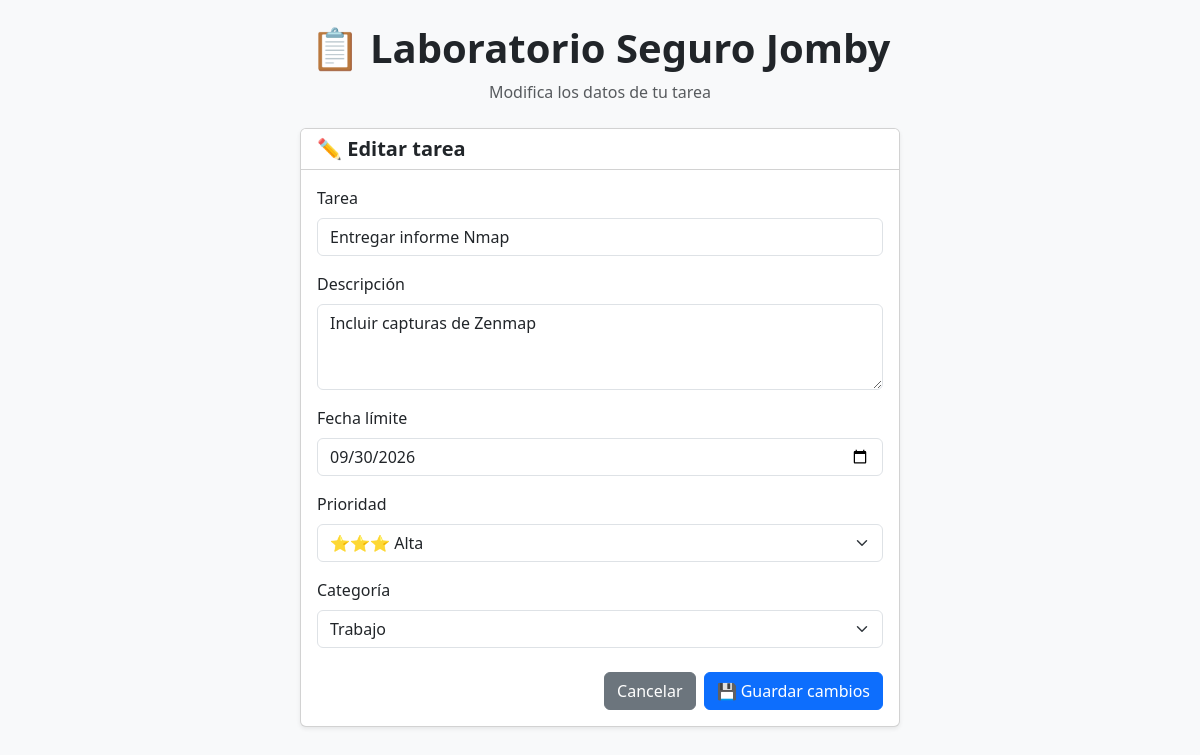
The app's page /editar.php?id=3 with its own data.
### tables this page shows
CREATE TABLE `tareas` (
  `id` int(11) NOT NULL,
  `titulo` varchar(255) NOT NULL,
  `descripcion` text DEFAULT NULL,
  `fecha` date NOT NULL,
  `prioridad` tinyint(4) NOT NULL,
  `categoria` enum('Trabajo','Estudio','Personal') NOT NULL,
  `completada` tinyint(1) NOT NULL DEFAULT 0,
  `fecha_creacion` timestamp NOT NULL DEFAULT current_timestamp()
);

### includes/funciones.php (called while the page is built, shortened)
<?php
require_once __DIR__ . "/../config/config.php";
function obtenerTarea(int $id): ?array {
    global $pdo;
    $stmt = $pdo->prepare("SELECT * FROM tareas WHERE id = :id");
    $stmt->execute(['id' => $id]);
    $tarea = $stmt->fetch();
    return $tarea ?: null;
}

### editar.php (the view, shortened to what this page needs)
<?php
require_once "config/config.php";
require_once "includes/funciones.php";
$id = (int) $_GET["id"];
$tarea = obtenerTarea($id);
?>
<!DOCTYPE html>
<html lang="es">
<head>
    <link href="https://cdn.jsdelivr.net/npm/bootstrap@5.3.3/dist/css/bootstrap.min.css" rel="stylesheet">
</head>
<body class="bg-light">
<div class="container py-4">
    <div class="text-center mb-4">
        <h1 class="fw-bold">📋 Laboratorio Seguro Jomby</h1>
        <p class="text-muted">Modifica los datos de tu tarea</p>
    </div>
    <div class="card shadow-sm mx-auto" style="max-width: 600px;">
        <div class="card-header bg-white">
            <h4 class="mb-0 fs-5 fw-bold">✏️ Editar tarea</h4>
        </div>
        <div class="card-body">
            <form method="POST" action="editar.php?id=<?php echo $id; ?>">
                <div class="mb-3">
                    <label for="titulo" class="form-label">Tarea</label>
                    <input
                        type="text"
                        id="titulo"
                        name="titulo"
                        class="form-control"
                        value="<?php echo htmlspecialchars($tarea["titulo"]); ?>"
                        maxlength="255"
                        required
                    >
                </div>
                <div class="mb-3">
                    <label for="descripcion" class="form-label">Descripción</label>
                    <textarea
                        id="descripcion"
                        name="descripcion"
                        class="form-control"
                        rows="3"
                    ><?php echo htmlspecialchars($tarea["descripcion"] ?? ""); ?></textarea>
                </div>
                <div class="mb-3">
                    <label for="fecha" class="form-label">Fecha límite</label>
                    <input
                        type="date"
                        id="fecha"
                        name="fecha"
                        class="form-control"
                        value="<?php echo htmlspecialchars($tarea["fecha"]); ?>"
                        required
                    >
                </div>
                <div class="mb-3">
                    <label for="prioridad" class="form-label">Prioridad</label>
                    <select id="prioridad" name="prioridad" class="form-select" required>
                        <option value="3" <?php echo (int)$tarea["prioridad"] === 3 ? "selected" : ""; ?>>⭐⭐⭐ Alta</option>
                    </select>
                </div>
                <div class="mb-4">
                    <label for="categoria" class="form-label">Categoría</label>
                    <select id="categoria" name="categoria" class="form-select" required>
                        <option value="Trabajo" <?php echo $tarea["categoria"] === "Trabajo" ? "selected" : ""; ?>>Trabajo</option>
                    </select>
                </div>
                <div class="d-flex gap-2 justify-content-end">
                    <a href="index.php" class="btn btn-secondary">Cancelar</a>
                    <button type="submit" name="actualizar" class="btn btn-primary">💾 Guardar cambios</button>
                </div>
            </form>
        </div>
    </div>
</div>
</body>
</html>

### records on screen
tareas: titulo "Entregar informe Nmap", descripcion "Incluir capturas de Zenmap", fecha "09/30/2026", prioridad "⭐⭐⭐ Alta", categoria "Trabajo"
